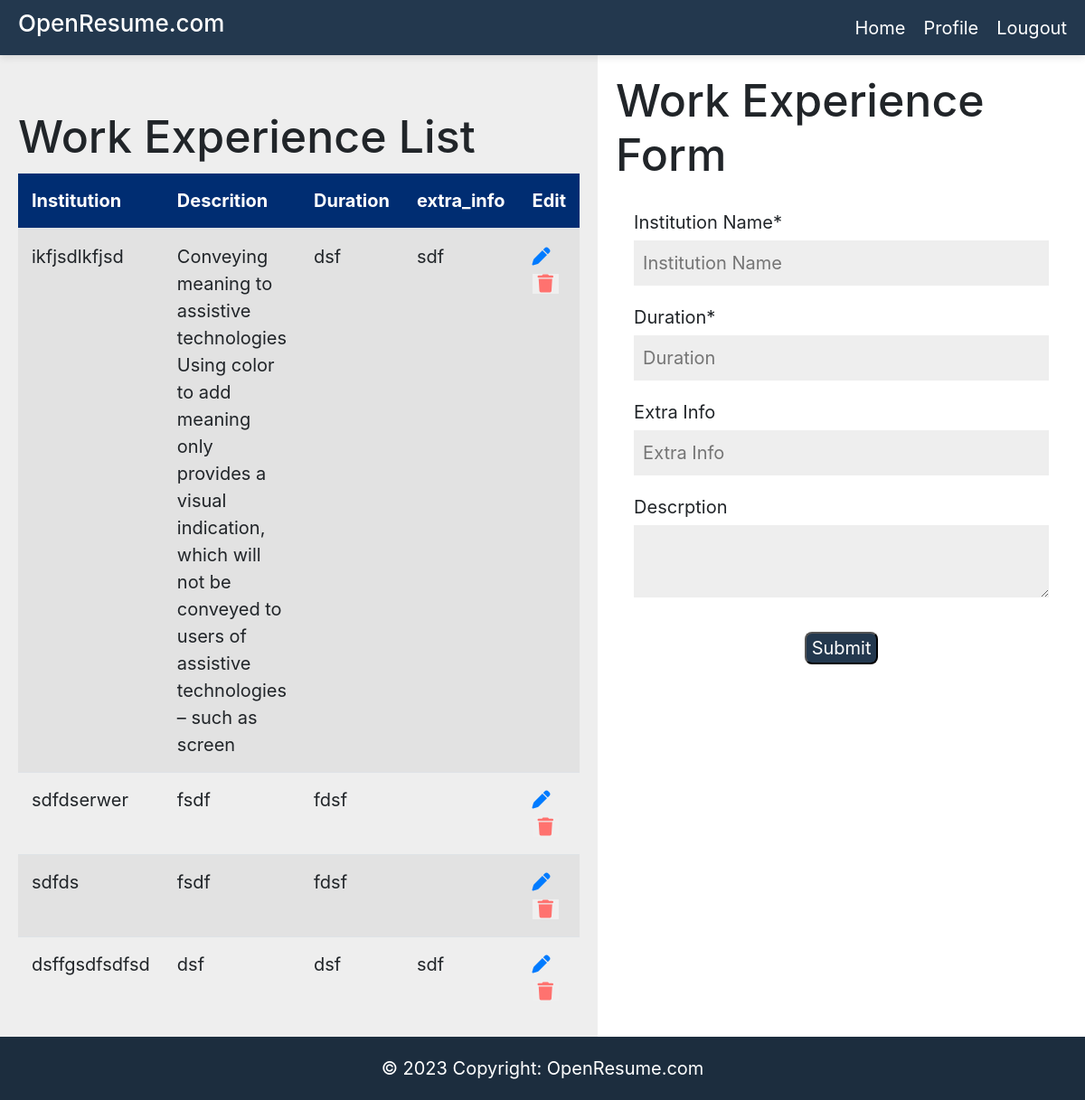
Before: /add_work_experience.php (signed in) with the older database file.
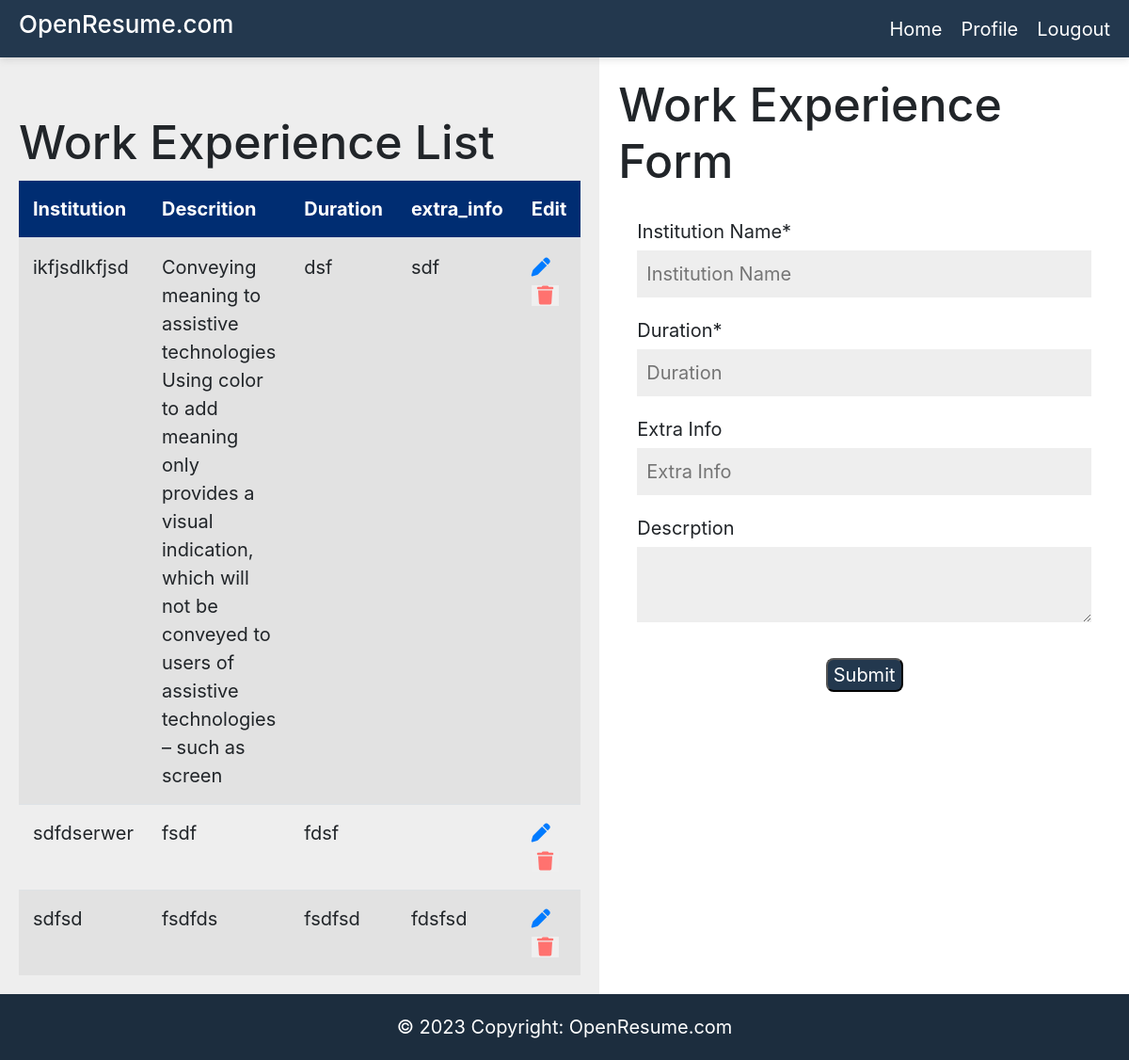
After: the same page with the newer database file.
### tables this page shows
CREATE TABLE `experience` (
  `id` int(11) NOT NULL,
  `account_id` int(11) DEFAULT NULL,
  `duration` varchar(255) NOT NULL,
  `institution` varchar(255) NOT NULL,
  `description` mediumtext NOT NULL,
  `extra_info` varchar(255) DEFAULT NULL
);

### middleware/authentication.php (called while the page is built, shortened)
<?php
include "config/config.php";
$conn =  dbConnection();
if (isset($_SESSION["authenticated"]) && $_SESSION["authenticated"] === true) {
    $id = $_SESSION["id"];
    $user_query = "select * from account where id = $id";
    $user_query_result = getQuery($conn, $user_query);
    $dataLen = count($user_query_result);
    if ($dataLen == 1) {
        $user = $user_query_result[0];
    }
}

### config/config.php (called while the page is built, shortened)
<?php
function getQuery($conn, $sql)
{
    $result = $conn->query($sql);
    $rArray = array();
    if ($result) {
        if ($result->num_rows > 0) {
            while ($row = $result->fetch_assoc()) {
                array_push($rArray, $row);
            }
        }
    }
    return $rArray;
}

### add_work_experience.php (the view, shortened to what this page needs)
<!DOCTYPE html>
<html lang="en">
<head>
    <link rel="stylesheet" href="https://cdnjs.cloudflare.com/ajax/libs/font-awesome/6.4.0/css/all.min.css" />
    <link rel="stylesheet" href="https://cdn.jsdelivr.net/npm/bootstrap@4.4.1/dist/css/bootstrap.min.css">
    <link rel="stylesheet" href="css/header.css">
    <link rel="stylesheet" href="css/create_form.css">
</head>
<body>
    <?php
    include "middleware/authentication.php";
    $user_id = $user['id'];
    $institution = "";
    $description = "";
    $duration = "";
    $extra_info = "";
    $experiences = getQuery($conn, "select * from experience where account_id = $user_id");
    include "snippets/header.php";
    ?>
    <div class="main-container">
        <div class="data-table">
            <h1>Work Experience List</h1>
            <div class="table-container">
                <table class="table table-striped mb-0">
                    <thead style="background-color: #002d72;">
                        <tr>
                            <th scope="col">Institution</th>
                            <th scope="col">Descrition</th>
                            <th scope="col">Duration</th>
                            <th scope="col">extra_info</th>
                            <th scope="col">Edit</th>
                        </tr>
                    </thead>
                    <tbody>
                        <?php
                        foreach ($experiences as $item) {
                        ?>
                            <tr>
                                <td><?php echo $item["institution"] ?></td>
                                <td><?php echo $item["description"] ?></td>
                                <td><?php echo $item["duration"] ?></td>
                                <td><?php echo $item["extra_info"] ?></td>
                                <td>
                                    <a href="edit_experience_info.php?id=<?php echo $item['id']; ?>"><i class="fa-solid fa-pen"></i></a>
                                    <form action="add_work_experience.php" method="POST" style="display: inline;">
                                        <button type="submit" class="fa-solid fa-trash" style="color: #FF726F; border: none" onclick="return confirm('Are you sure?')"></button>
                                    </form>
                                </td>
                            </tr>
                        <?php
                        }
                        ?>
                    </tbody>
                </table>
            </div>
        </div>
        <div class="data-form">
            <h1>Work Experience Form</h1>
            <form method="POST" action="add_work_experience.php">
                <label for="institution_name">Institution Name*</label>
                <br>
                <input type="text" placeholder="Institution Name" name="institution" id="institution_name" value="<?php echo  $institution; ?>" required>
                <br>
                <label for="duration">Duration*</label>
                <br>
                <input type="text" placeholder="Duration" name="duration" id="duration" value="<?php echo  $duration; ?>" required>
                <br>
                <label for="extra_info">Extra Info</label>
                <br>
                <input type="text" placeholder="Extra Info" name="extra_info" id="extra_info" value="<?php echo  $extra_info; ?>">
                <br>
                <label for="institution_name">Descrption</label>
                <br>
                <textarea name="description" id="description"><?php echo  $description; ?></textarea>
                <div class="submit-button-container">
                    <button type="submit">Submit</button>
                </div>
            </form>
        </div>
    </div>
    <footer class="">
        <div class="text-center p-3" style="background-color: rgba(0, 0, 0, 0.2);">
            © 2023 Copyright:
            <a style="color: white" href="https://educodiv.com">OpenResume.com</a>
        </div>
    </footer>
</body>
</html>

Changed rows visible on the page:
removed experience: institution "sdfds", description "fsdf", duration "fdsf"
removed experience: institution "dsffgsdfsdfsd", description "dsf", duration "dsf", extra_info "sdf"
added experience: institution "sdfsd", description "fsdfds", duration "fsdfsd", extra_info "fdsfsd"
